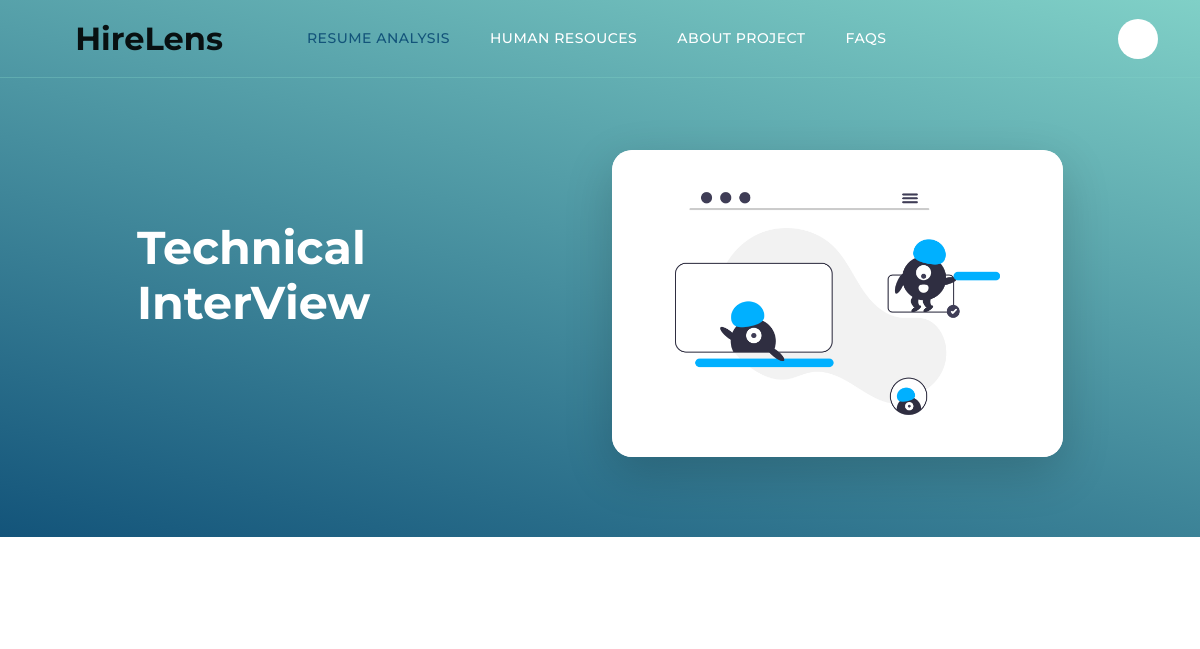
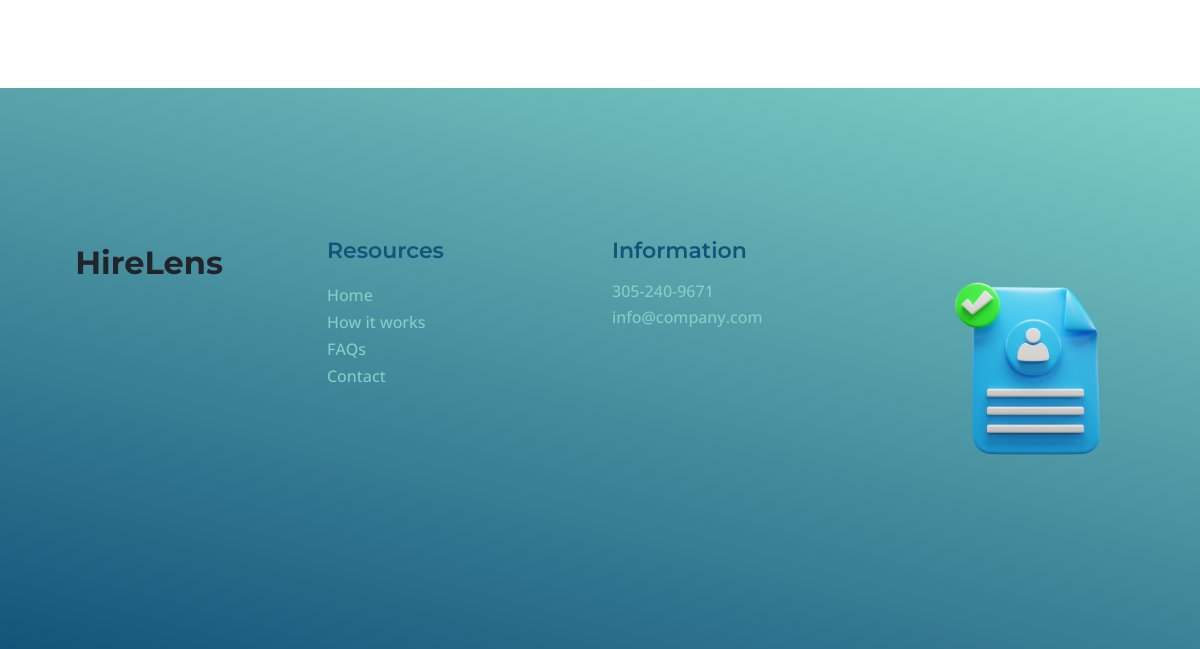
/interview/Python (signed in), run on an earlier commit of the app's database (2 pictures, top to bottom).
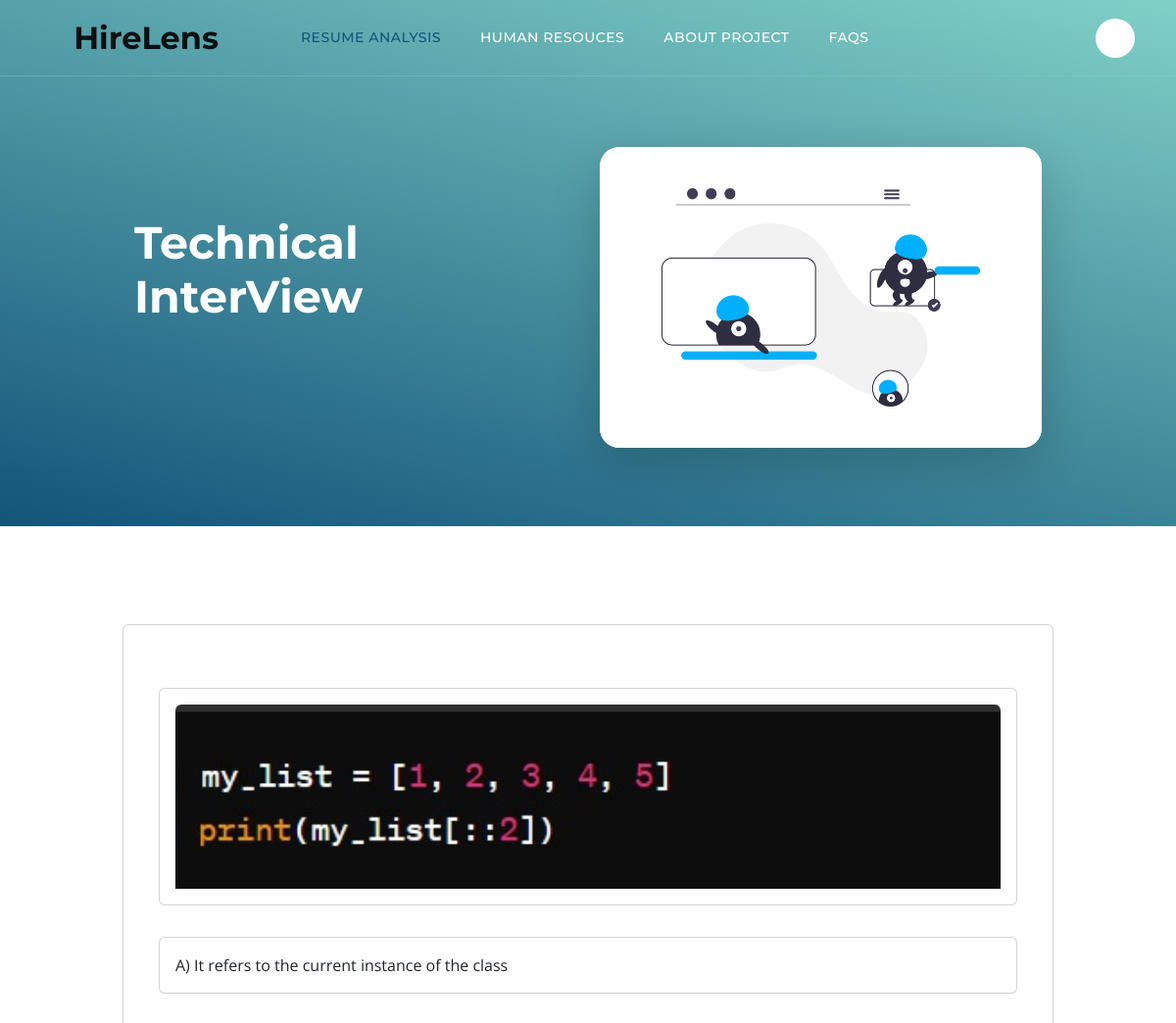
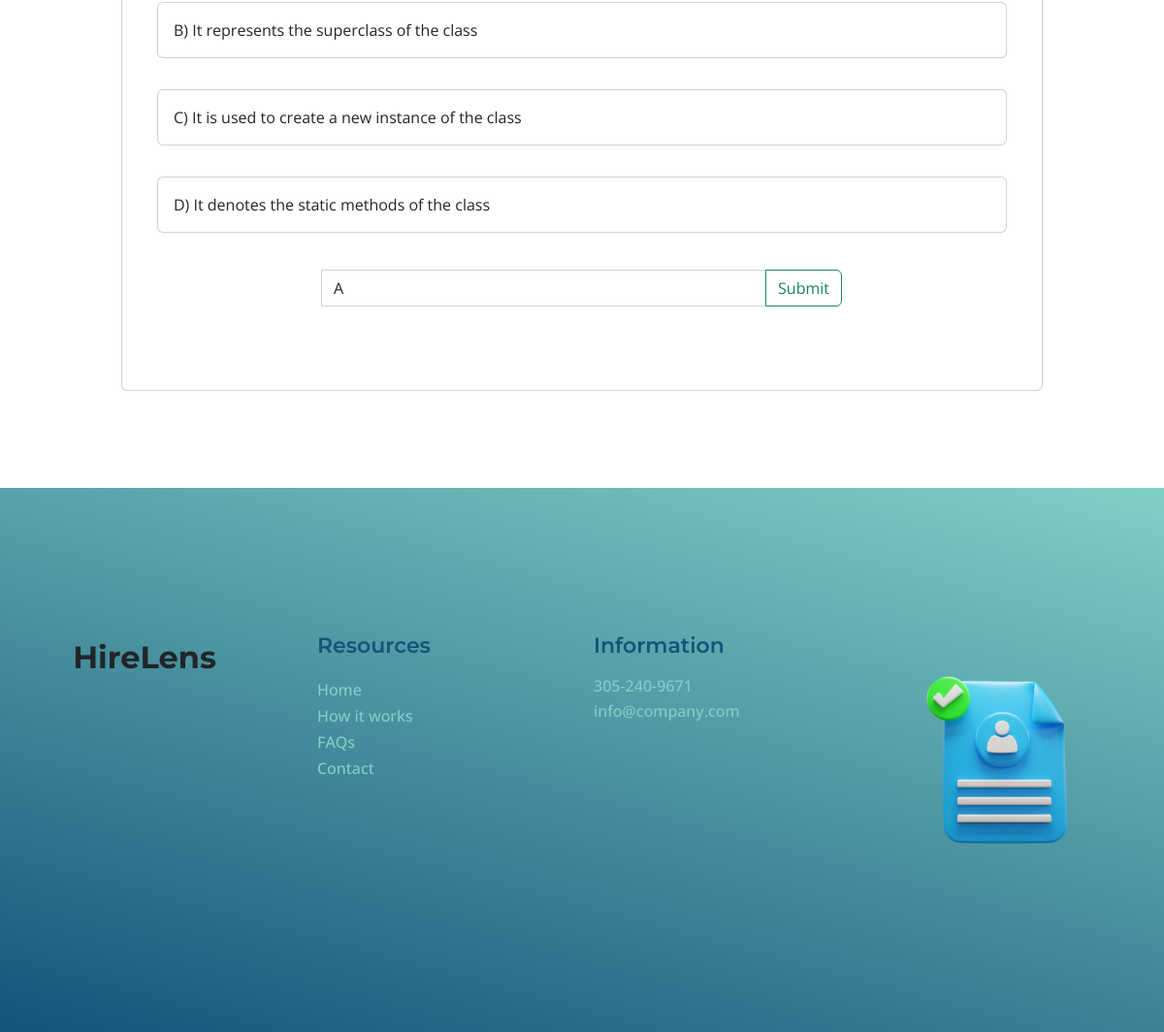
And on a later commit of the database (2 pictures, top to bottom).
### employee_resume/models.py (models this page shows, shortened)
class InterViewQuestion(models.Model):
    job = models.ForeignKey(Job,on_delete=models.CASCADE)
    question_text =  models.CharField(max_length=250)
    question_text_des =  models.TextField(null=True,blank=True)
    question_image =  models.FileField(upload_to='interviewer/images',null=True,blank=True)
    question_image_des =  models.TextField(null=True,blank=True)
    answer_one = models.CharField(verbose_name=('Answer A'),max_length=200)
    answer_two = models.CharField(verbose_name=('Answer B'),max_length=200)
    answer_three = models.CharField(verbose_name=('Answer C'),max_length=200)
    answer_four = models.CharField(verbose_name=('Answer D'),max_length=200)
    correct_answer = models.CharField(choices=ANSWERS,max_length=5)

### employee_resume/views.py (the view, shortened to what this page needs)
# urls.py: path('interview/<str:job_title>',InterViewPage.as_view(),name='interview'),
class InterViewPage(IndecatorMixin,FormView):
    template_name = 'interview.html'
    form_class = QuestionsReviewsForm
    def get_questions_for_job(self, job_title):
        return InterViewQuestion.objects.filter(Q(job__job_title__icontains = job_title))
    def get_context_data(self, **kwargs):
        context = super().get_context_data(**kwargs)
        job_title = self.kwargs.get('job_title')
        all_questions = self.get_questions_for_job(job_title)
        paginator = Paginator(all_questions, 1)  # Display 1 question per page
        page_number = self.request.GET.get('page')
        page_obj = paginator.get_page(page_number)
        context["page_obj"] = page_obj
        context["is_hr"] = HrModel.objects.filter(user__username = self.request.user.username).exists()
        return context

### employee_resume/forms.py
class QuestionsReviewsForm(forms.Form):
    ANSWERS = [(i.upper(), i.upper()) for i in ['a', 'b', 'c', 'd']]
    user_answer = forms.ChoiceField(choices=ANSWERS, widget=forms.Select())
    question_id = forms.IntegerField(widget=forms.NumberInput())

### employee_resume/views.py (called while the page is built)
     def dispatch(self, request, *args, **kwargs):
        if request.user.is_authenticated:
            pass
        else:
            return redirect("/login/")
        return super().dispatch(request, *args, **kwargs)

### employee_resume/templates/interview.html (shortened to what this page needs)
{% extends "base.html" %}
{% load static %}
{% block content %}
<header class="site-header d-flex flex-column justify-content-center align-items-center">
    <div class="container">
        <div class="row justify-content-center align-items-center">
            <div class="col-lg-5 col-12 mb-5">
                <h2 class="text-white">Technical InterView</h2>
            </div>
            <div class="col-lg-5 col-12">
                <div class="topics-detail-block bg-white shadow-lg">
                    <img src="{% static '' %}images/topics/undraw_Remote_design_team_re_urdx.png" class="topics-detail-block-image img-fluid">
                </div>
            </div>
        </div>
    </div>
</header>
<section class="topics-detail-section section-padding" id="topics-detail">
    <div class="container">
        <div class="row">
            {% for q in page_obj %}
            <div class="col-lg-10 col-12 m-auto card p-5 text-center">
                <div class="row question my-3">
                    <div class="col-md-12 card p-3">
                        {% if q.question_image %}
                        <img src="{{ q.question_image.url }}" class="img-fluid rounded-top"/>
                        {% elif q.question_text %}
                        {{ q.question_text }}
                        {% if q.question_text_des %}
                        <p>{{ q.question_text_des }}</p>
                        {% endif %}
                        {% endif %}
                    </div>
                </div>
                <div class="row answer_1 my-3">
                    <div class="col-md-12 card p-3" style="text-align: left;">
                        A) {{ q.answer_one }}
                    </div>
                </div>
                <div class="row answer_2 my-3">
                    <div class="col-md-12 card p-3" style="text-align: left;">
                        B) {{ q.answer_two }}
                    </div>
                </div>
                <div class="row answer_3 my-3">
                    <div class="col-md-12 card p-3" style="text-align: left;">
                        C) {{ q.answer_three }}
                    </div>
                </div>
                <div class="row answer_4 my-3">
                    <div class="col-md-12 card p-3" style="text-align: left;">
                        D) {{ q.answer_four }}
                    </div>
                </div>
                <div class="row answer_choose my-3">
                    <div class="col-md-8 mx-auto" style="text-align: left;">
                        <form action="" method="post" class="form-control" style="border:none;">
                            <div class="input-group mb-3" style="border:none;">
                                <select name="user_answer" class="form-control" aria-label="Your Choice" aria-describedby="button-addon2">
                                    {% for choice_value, choice_label in form.user_answer.field.choices %}
                                    <option value="{{ choice_value }}">{{ choice_label }}</option>
                                    {% endfor %}
                                </select>
                                <button class="btn btn-outline-success" type="submit" id="button-addon2">Submit</button>
                            </div>
                        </form>
                    </div>
                </div>
            </div>
            {% endfor %}
        </div>
    </div>
</section>
{% endblock content %}

### templates/base.html (shortened to what this page needs)
{% load static %}
<!doctype html>
<html lang="en">
    <head>
        {% include 'snippets/head.html'%}
    </head>
    <body id="top">
        <main>
            {% include "snippets/navbar.html" %}
            {% block content %}{% endblock content %}
        </main>
        {% include "snippets/footer.html" %}
    </body>
</html>

### templates/snippets/head.html (shortened to what this page needs)
{% load static %}
<link href="{% static ''%}css/bootstrap.min.css" rel="stylesheet">
<link href="{% static ''%}css/bootstrap-icons.css" rel="stylesheet">
<link href="{% static ''%}css/templatemo-topic-listing.css" rel="stylesheet">

### templates/snippets/navbar.html (shortened to what this page needs)
{% load static %}
<nav class="navbar navbar-expand-lg">
    <div class="container">
        <a class="navbar-brand" href="index.html">
            <i class="bi-back"></i>
            <span>HireLens</span>
        </a>
        <div class="collapse navbar-collapse" id="navbarNav">
            <ul class="navbar-nav ms-lg-5 me-lg-auto">
                <li class="nav-item">
                    <a class="nav-link click-scroll" href="#section_1">Resume Analysis</a>
                </li>
                <li class="nav-item">
                    <a class="nav-link click-scroll" href="{% url "employee_resume:hr" %}">Human Resouces</a>
                </li>
                <li class="nav-item">
                    <a class="nav-link click-scroll" href="#section_3">About Project</a>
                </li>
                <li class="nav-item">
                    <a class="nav-link click-scroll" href="#section_4">FAQs</a>
                </li>
            </ul>
            <div class="d-none d-lg-block">
                {% if is_hr %}
                    <a href="{% url 'employee_resume:hr_profile' %}" class="navbar-icon bi-person smoothscroll"></a>
                {% else %}
                    <a href="{% url 'employee_resume:applicant_profile' %}" class="navbar-icon bi-person smoothscroll"></a>
                {% endif %}
            </div>
        </div>
    </div>
</nav>

### templates/snippets/footer.html
{% load static %}
<footer class="hero-section section-padding">
    <div class="container">
        <div class="row">
            <div class="col-lg-3 col-12 mb-4 pb-2">
                <a class="navbar-brand mb-2" href="index.html">
                    <i class="bi-back"></i>
                    <span>HireLens</span>
                </a>
            </div>
            <div class="col-lg-3 col-md-4 col-6">
                <h6 class="site-footer-title mb-3">Resources</h6>
                <ul class="site-footer-links">
                    <li class="site-footer-link-item">
                        <a href="#" class="site-footer-link">Home</a>
                    </li>
                    <li class="site-footer-link-item">
                        <a href="#" class="site-footer-link">How it works</a>
                    </li>
                    <li class="site-footer-link-item">
                        <a href="#" class="site-footer-link">FAQs</a>
                    </li>
                    <li class="site-footer-link-item">
                        <a href="#" class="site-footer-link">Contact</a>
                    </li>
                </ul>
            </div>
            <div class="col-lg-3 col-md-4 col-6 mb-4 mb-lg-0">
                <h6 class="site-footer-title mb-3">Information</h6>
                <p class="text-white d-flex mb-1">
                    <a href="tel: 305-240-9671" class="site-footer-link">
                        305-240-9671
                    </a>
                </p>
                <p class="text-white d-flex">
                    <a href="mailto:info@company.com" class="site-footer-link">
                        info@company.com
                    </a>
                </p>
            </div>
            <div class="col-lg-3 col-md-3 col-12 mt-4 mt-lg-0 ms-auto">
                <img src="{% static '' %}images\topics\cv.png" width="100%"/>
            </div>
        </div>
    </div>
</footer>

### templates/snippets/scripts.html (shortened to what this page needs)
{% load static %}

### static/css/templatemo-topic-listing.css (style rules this page uses)
:root { --white-color: #ffffff; --primary-color: #13547a; --secondary-color: #80d0c7; --section-bg-color: #f0f8ff; --custom-btn-bg-color: #80d0c7; --custom-btn-bg-hover-color: #13547a; --dark-color: #000000; --p-color: #717275; --border-color: #7fffd4; --link-hover-color: #13547a; --body-font-family: 'Open Sans', sans-serif; --title-font-family: 'Montserrat', sans-serif; --h1-font-size: 58px; --h2-font-size: 46px; --h3-font-size: 32px; --h4-font-size: 28px; --h5-font-size: 24px; --h6-font-size: 22px; --p-font-size: 20px; --menu-font-size: 14px; --btn-font-size: 18px; --copyright-font-size: 16px; --border-radius-large: 100px; --border-radius-medium: 20px; --border-radius-small: 10px; --font-weight-normal: 400; --font-weight-medium: 500; --font-weight-semibold: 600; --font-weight-bold: 700; }
body { background-color: var(--white-color); font-family: var(--body-font-family); }
h2, h3, h4, h5, h6 { color: var(--dark-color); }
h1, h2, h3, h4, h5, h6 { font-family: var(--title-font-family); font-weight: var(--font-weight-semibold); }
h2 { font-size: var(--h2-font-size); font-weight: var(--font-weight-bold); }
h6 { color: var(--primary-color); font-size: var(--h6-font-size); }
p { color: var(--p-color); font-size: var(--p-font-size); font-weight: var(--font-weight-normal); }
ul li { color: var(--p-color); font-size: var(--p-font-size); font-weight: var(--font-weight-normal); }
a, button { touch-action: manipulation; transition: all 0.3s; }
a { display: inline-block; color: var(--primary-color); text-decoration: none; }
.section-padding { padding-top: 100px; padding-bottom: 100px; }
.site-header { background-image: linear-gradient(15deg, #13547a 0%, #80d0c7 100%); padding-top: 150px; padding-bottom: 80px; }
.site-header .container { height: 100%; }
.navbar { background: transparent; border-bottom: 1px solid rgba(128, 208, 199, 0.35); z-index: 9; }
.navbar-brand, .navbar-brand:hover { font-size: var(--h3-font-size); font-weight: var(--font-weight-bold); display: block; }
.navbar-brand span { font-family: var(--title-font-family); }
.navbar-expand-lg .navbar-nav .nav-link { border-radius: var(--border-radius-large); margin: 10px; padding: 10px; }
.navbar-nav .nav-link { display: inline-block; color: var(--white-color); font-family: var(--title-font-family); font-size: var(--menu-font-size); font-weight: var(--font-weight-medium); text-transform: uppercase; letter-spacing: 0.5px; position: relative; padding-top: 15px; padding-bottom: 15px; }
.navbar-nav .nav-link.active, .navbar-nav .nav-link:hover { color: var(--primary-color); }
.navbar-icon { background: var(--white-color); border-radius: var(--border-radius-large); display: inline-block; font-size: var(--h5-font-size); width: 40px; height: 40px; line-height: 40px; text-align: center; transition: all 0.3s ease; }
.hero-section { background-image: linear-gradient(15deg, #13547a 0%, #80d0c7 100%); position: relative; overflow: hidden; padding-top: 150px; padding-bottom: 150px; }
.topics-detail-block { border-radius: var(--border-radius-medium); position: relative; overflow: hidden; }
.topics-detail-block-image { display: block; border-radius: var(--border-radius-medium); }
.site-footer-title { color: var(--primary-color); }
.site-footer-links { padding-left: 0; }
.site-footer-link-item { display: block; list-style: none; line-height: normal; }
.site-footer-link { color: var(--secondary-color); font-size: var(--copyright-font-size); font-weight: var(--font-weight-medium); line-height: normal; }

What changed in the data, as far as the page shows it:
added InterViewQuestion: question_image (picture), answer_one "It refers to the current instance of the class", answer_two "It represents the superclass of the class", answer_three "It is used to create a new instance of the class", answer_four "It denotes the static methods of the class"
